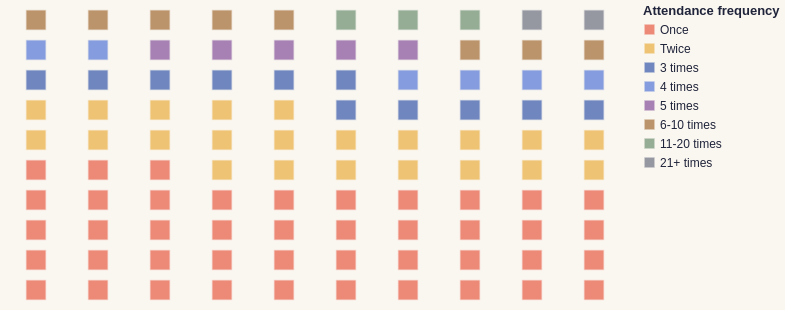

Vega-Lite specification stored for this chart:
### Vega-Lite specification from a JSON file in a GitHub repository (floating-point values rounded to 4 significant figures)
{"$schema": "https://vega.github.io/schema/vega-lite/v5.json", "width": 620, "height": 300, "background": "#FAF7F1", "data": {"sequence": {"start": 1, "stop": 101, "as": "cell"}}, "transform": [{"calculate": "(datum.cell - 1) % 10", "as": "column"}, {"calculate": "9 - floor((datum.cell - 1) / 10)", "as": "row"}, {"calculate": "datum.cell <= 43 ? 'Once' : datum.cell <= 65 ? 'Twice' : datum.cell <= 76 ? '3 times' : datum.cell <= 82 ? '4 times' : datum.cell <= 87 ? '5 times' : datum.cell <= 95 ? '6-10 times' : datum.cell <= 98 ? '11-20 times' : '21+ times'", "as": "frequency"}], "mark": {"type": "square", "size": 420, "cornerRadius": 2, "stroke": "#FAF7F1", "strokeWidth": 1.5}, "encoding": {"x": {"field": "column", "type": "ordinal", "axis": null}, "y": {"field": "row", "type": "ordinal", "axis": null}, "color": {"field": "frequency", "type": "nominal", "title": "Attendance frequency", "scale": {"domain": ["Once", "Twice", "3 times", "4 times", "5 times", "6-10 times", "11-20 times", "21+ times"], "range": ["#E85D43", "#EAAE3E", "#3559A8", "#5478D6", "#85509B", "#A36C32", "#6B8E6E", "#6B6F7F"]}, "legend": {"orient": "right", "direction": "vertical", "titleFont": "Arial", "titleFontSize": 13, "titleColor": "#20243A", "labelFont": "Arial", "labelFontSize": 12, "labelColor": "#20243A", "symbolType": "square", "symbolSize": 120}}, "tooltip": [{"field": "frequency", "type": "nominal", "title": "Attendance frequency"}]}, "config": {"view": {"stroke": null}}}
